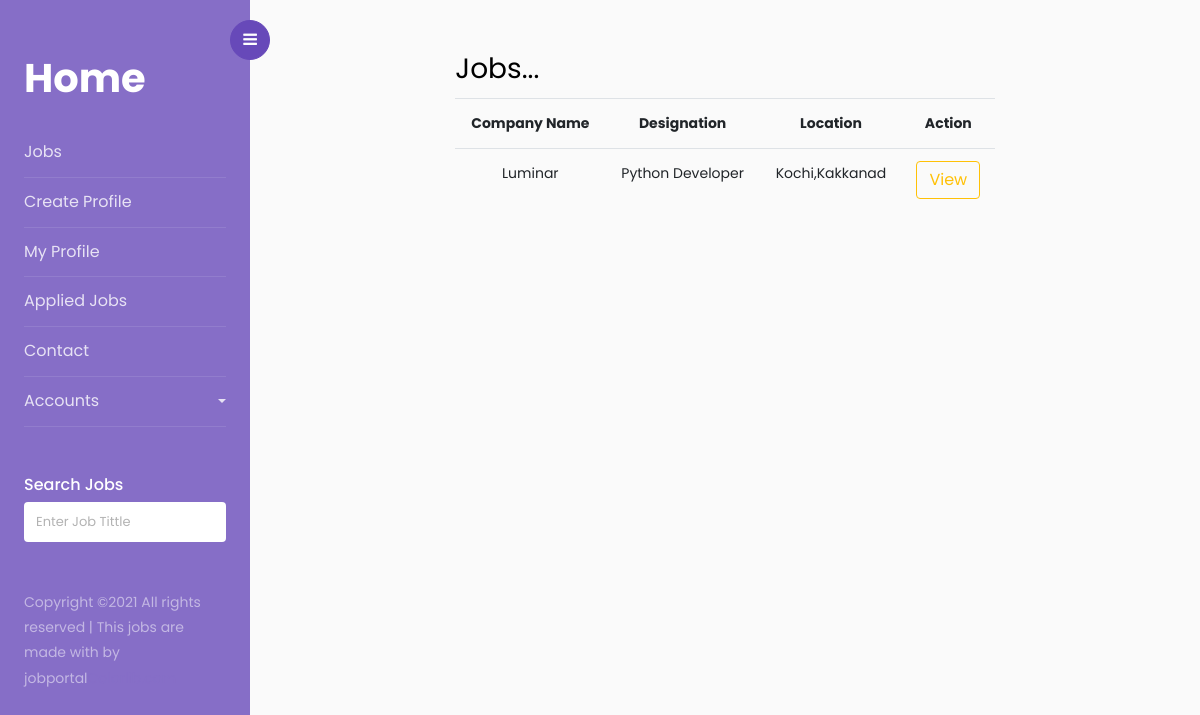
The app's page /jobseeker/jobs/listalljobs, older data.
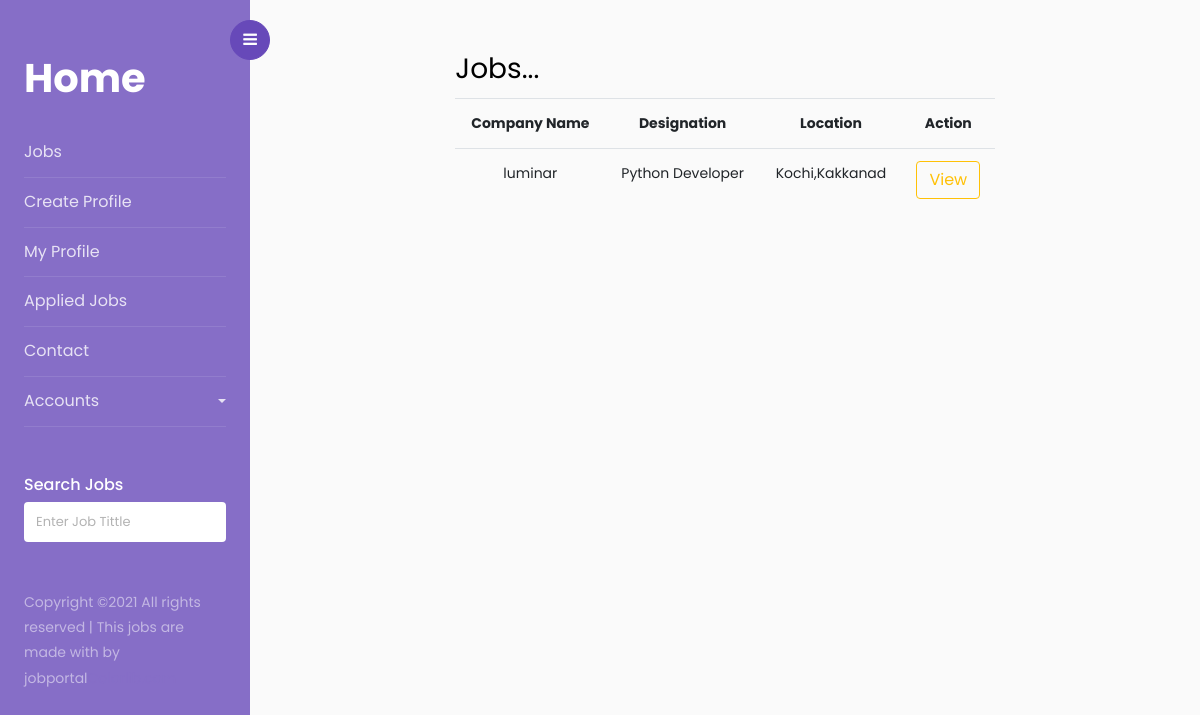
The same page, newer data.
### Employer/models.py (models this page shows, shortened)
class Job(models.Model):
    JOB_TYPE=(
        ("part-time","part-time"),
        ("full-time","full-time"),
        ("internship","internship")
    )
    title = models.CharField(max_length=300)
    description = models.TextField()
    location = models.CharField(max_length=150)
    type = models.CharField(choices=JOB_TYPE, max_length=10)
    category = models.CharField(max_length=100)
    last_date = models.DateField()
    company_name = models.CharField(max_length=100)
    company_description = models.CharField(max_length=300)
    created_at = models.DateTimeField(default=timezone.now)
    filled = models.BooleanField(default=False)
    active_status=models.BooleanField(default=True)

### jobseeker/views.py (the view)
# urls.py: path("jobs/listalljobs",views.ListAllJobs.as_view(),name="listalljobs"),
class ListAllJobs(ListView):
    model = Job
    template_name = "listalljobs.html"
    context_object_name = "jobs"

### jobseeker/templates/listalljobs.html
<!DOCTYPE html>
{%extends 'base.html'%}
{%block body_block%}
<div class="row">
    <div class="col-2"></div>
    <div class="col-8">
        <h3>Jobs...</h3>
        <table class="table text-center">
            <tr>
                <th>Company Name</th>
                <th>Designation</th>
                <th>Location</th>
                <th>Action</th>
            </tr>
            {%for job in jobs%}
            <tr>
                <td>{{job.company_name}}</td>
                <td>{{job.title}}</td>
                <td>{{job.location}}</td>
                <td>
                    <a href="{%url 'jobdetails' job.id%}" class="btn btn-outline-warning">View</a>
                </td>
            </tr>
            {%endfor%}
        </table>
    </div>
    <div class="col-2"></div>
</div>
{%endblock%}

Row changes from the older to the newer data that the page shows:
changed Job "Python Developer": company_name "Luminar" → "luminar"
